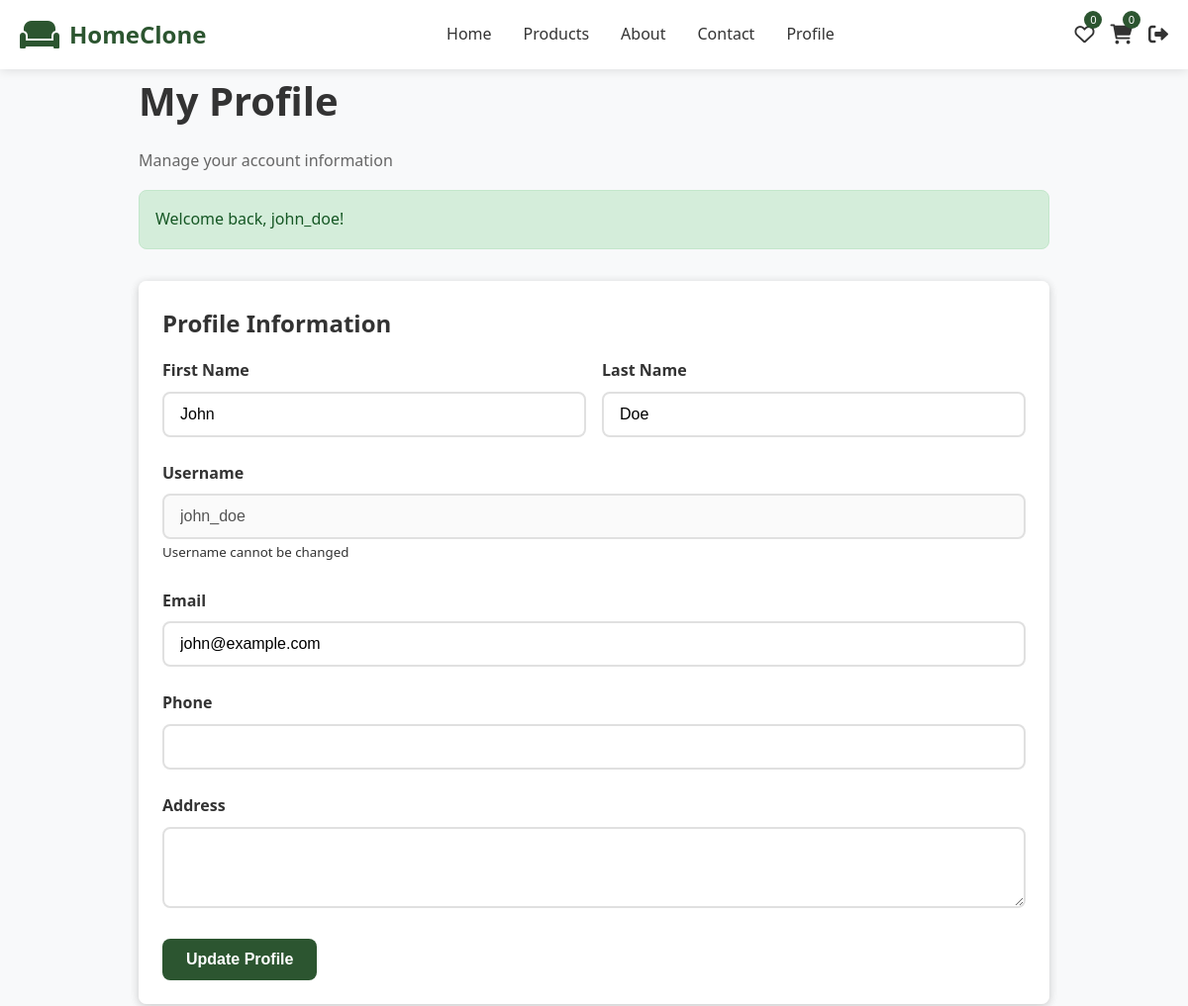
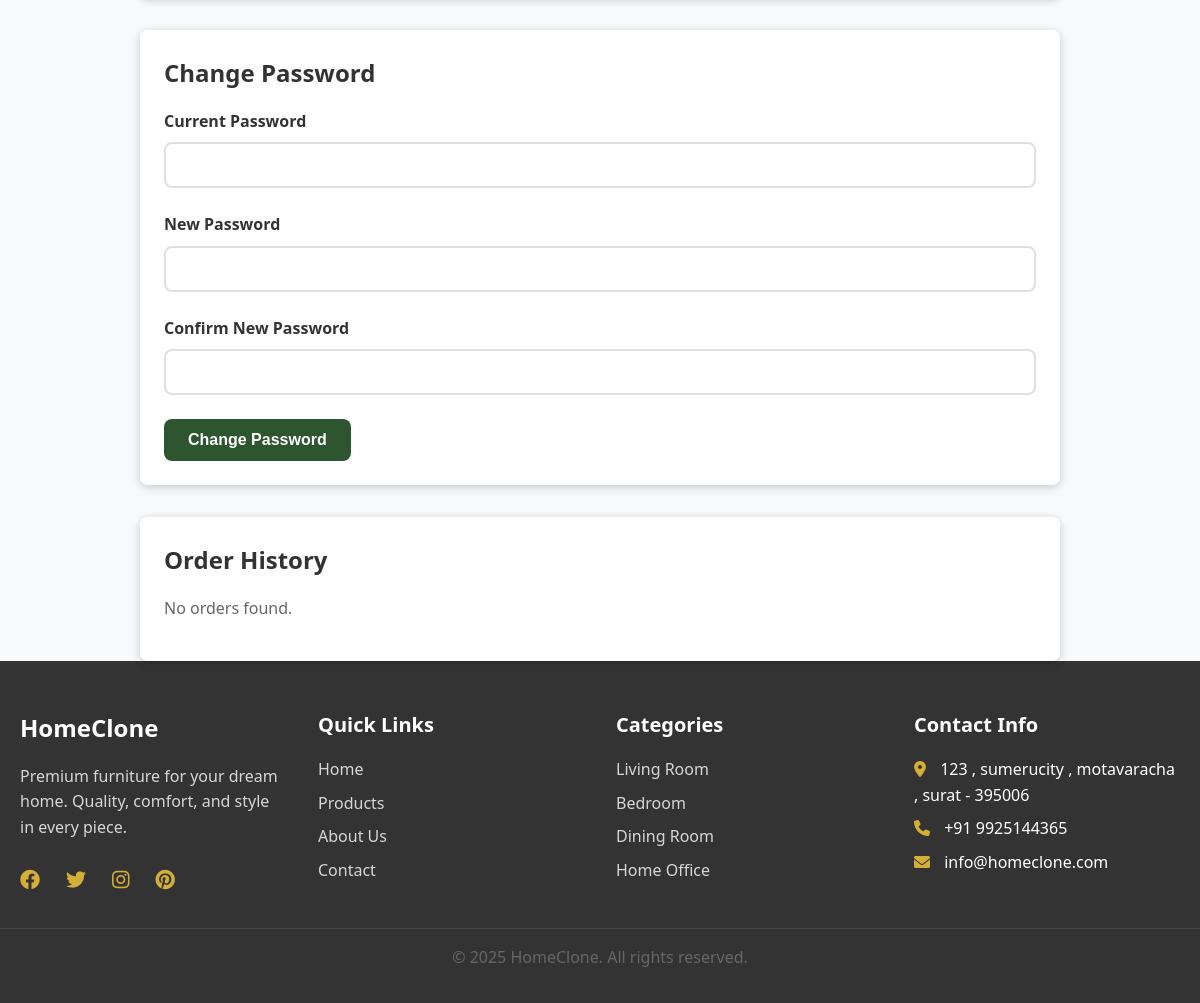
The app's page /profile.php (signed in) with its own data (2 pictures, top to bottom).
### tables this page shows
CREATE TABLE users (
    id INT AUTO_INCREMENT PRIMARY KEY,
    username VARCHAR(50) UNIQUE NOT NULL,
    email VARCHAR(100) UNIQUE NOT NULL,
    password VARCHAR(255) NOT NULL,
    first_name VARCHAR(50),
    last_name VARCHAR(50),
    address TEXT,
    phone VARCHAR(20),
    is_admin BOOLEAN DEFAULT FALSE,
    created_at TIMESTAMP DEFAULT CURRENT_TIMESTAMP
);

### includes/functions.php (called while the page is built, shortened)
<?php
if (!function_exists('isLoggedIn')) {
function getUserData($user_id) {
    global $pdo;
    try {
        $stmt = $pdo->prepare("SELECT * FROM users WHERE id = ?");
        $stmt->execute([$user_id]);
        return $stmt->fetch(PDO::FETCH_ASSOC);
    } catch (PDOException $e) {
        error_log("Error getting user data: " . $e->getMessage());
        return false;
    }
}
}
?>

### profile.php (the view, shortened to what this page needs)
<?php
include 'includes/config.php';
include 'includes/functions.php';
$user_id = $_SESSION['user_id'];
$user = getUserData($user_id);
include 'includes/header.php';
?>
<div class="container">
    <div class="page-header">
        <h1>My Profile</h1>
        <p>Manage your account information</p>
    </div>
    <?php if (isset($_SESSION['success'])): ?>
        <div class="alert alert-success">
            <?php echo $_SESSION['success']; unset($_SESSION['success']); ?>
        </div>
    <?php endif; ?>
    <div class="profile-layout">
        <div class="profile-section">
            <div class="card">
                <div class="card-body">
                    <h3>Profile Information</h3>
                    <form method="POST" action="">
                        <div class="form-row">
                            <div class="form-group">
                                <label class="form-label">First Name</label>
                                <input type="text" class="form-control" name="first_name"
                                       value="<?php echo $user['first_name'] ?? ''; ?>" required>
                            </div>
                            <div class="form-group">
                                <label class="form-label">Last Name</label>
                                <input type="text" class="form-control" name="last_name"
                                       value="<?php echo $user['last_name'] ?? ''; ?>" required>
                            </div>
                        </div>
                        <div class="form-group">
                            <label class="form-label">Username</label>
                            <input type="text" class="form-control" value="<?php echo $user['username']; ?>" disabled>
                            <small class="text-muted">Username cannot be changed</small>
                        </div>
                        <div class="form-group">
                            <label class="form-label">Email</label>
                            <input type="email" class="form-control" name="email"
                                   value="<?php echo $user['email']; ?>" required>
                        </div>
                        <div class="form-group">
                            <label class="form-label">Phone</label>
                            <input type="tel" class="form-control" name="phone"
                                   value="<?php echo $user['phone'] ?? ''; ?>">
                        </div>
                        <div class="form-group">
                            <label class="form-label">Address</label>
                            <textarea class="form-control" name="address" rows="3"><?php echo $user['address'] ?? ''; ?></textarea>
                        </div>
                        <button type="submit" name="update_profile" class="btn btn-primary">Update Profile</button>
                    </form>
                </div>
            </div>
        </div>
        <div class="profile-section">
            <div class="card">
                <div class="card-body">
                    <h3>Change Password</h3>
                    <form method="POST" action="">
                        <div class="form-group">
                            <label class="form-label">Current Password</label>
                            <input type="password" class="form-control" name="current_password" required>
                        </div>
                        <div class="form-group">
                            <label class="form-label">New Password</label>
                            <input type="password" class="form-control" name="new_password" required>
                        </div>
                        <div class="form-group">
                            <label class="form-label">Confirm New Password</label>
                            <input type="password" class="form-control" name="confirm_password" required>
                        </div>
                        <button type="submit" name="change_password" class="btn btn-primary">Change Password</button>
                    </form>
                </div>
            </div>
        </div>
        <div class="profile-section">
            <div class="card">
                <div class="card-body">
                    <h3>Order History</h3>
                    <?php
                    $orders = $pdo->prepare("
                        SELECT * FROM orders
                        WHERE user_id = ?
                        ORDER BY created_at DESC
                        LIMIT 5
                    ");
                    $orders->execute([$user_id]);
                    $recent_orders = $orders->fetchAll(PDO::FETCH_ASSOC);
                    ?>
                    <?php if (empty($recent_orders)): ?>
                        <p class="text-muted">No orders found.</p>
                    <?php endif; ?>
                </div>
            </div>
        </div>
    </div>
</div>
<?php include 'includes/footer.php'; ?>

### css/style.css (style rules this page uses)
* { margin: 0; padding: 0; box-sizing: border-box; }
:root { --primary-color: #2c5530; --primary-dark: #1e3a24; --primary-light: #3a7042; --secondary-color: #d4af37; --accent-color: #8b4513; --text-dark: #333; --text-light: #666; --bg-light: #f8f9fa; --bg-white: #ffffff; --border-color: #e0e0e0; --shadow: 0 2px 10px rgba(0,0,0,0.1); --radius: 8px; }
body { font-family: 'Segoe UI', Tahoma, Geneva, Verdana, sans-serif; line-height: 1.6; color: var(--text-dark); background-color: var(--bg-light); }
.container { max-width: 1200px; margin: 0 auto; padding: 0 20px; }
h1, h2, h3, h4, h5, h6 { margin-bottom: 1rem; color: var(--text-dark); font-weight: 600; }
h1 { font-size: 2.5rem; }
h3 { font-size: 1.5rem; }
p { margin-bottom: 1rem; color: var(--text-light); }
.btn { display: inline-block; padding: 12px 24px; border: none; border-radius: var(--radius); text-decoration: none; text-align: center; font-weight: 600; cursor: pointer; transition: all 0.3s ease; font-size: 1rem; }
.btn-primary { background-color: var(--primary-color); color: white; }
.card { background: var(--bg-white); border-radius: var(--radius); box-shadow: var(--shadow); overflow: hidden; transition: transform 0.3s ease; }
.card-body { padding: 1.5rem; }
.form-group { margin-bottom: 1.5rem; }
.form-label { display: block; margin-bottom: 0.5rem; font-weight: 600; color: var(--text-dark); }
.form-control { width: 100%; padding: 12px 16px; border: 2px solid var(--border-color); border-radius: var(--radius); font-size: 1rem; transition: border-color 0.3s ease; }
.alert { padding: 1rem; border-radius: var(--radius); margin-bottom: 1rem; }
.alert-success { background: #d4edda; color: #155724; border: 1px solid #c3e6cb; }

### css/responsive.css (style rules this page uses)
@media (max-width: 1200px) { .container { max-width: 960px; } }

### profile.php (style rules this page uses)
.profile-layout { display: grid; grid-template-columns: 1fr; gap: 2rem; margin-top: 2rem; }
.profile-section { background: var(--bg-white); border-radius: var(--radius); box-shadow: var(--shadow); }
.form-row { display: grid; grid-template-columns: 1fr 1fr; gap: 1rem; }

### records on screen
users: first_name "John", last_name "Doe", username "john_doe", email "john@example.com"

### other values on screen
SITE_NAME "HomeClone"
getWishlistCount($_SESSION['user_id']) "0"
getCartCount($_SESSION['user_id']) "0"
$_SESSION['success'] "Welcome back, john_doe!"
